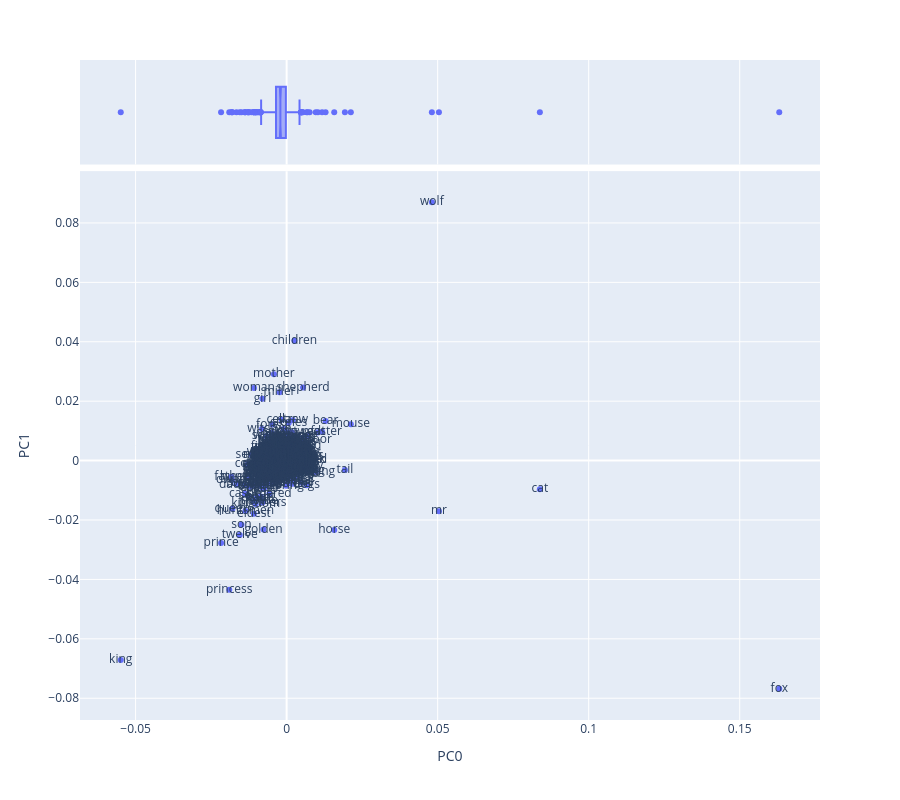

Notebook code cell kept with this figure:
### Markdown cell above
### Visualize Loadings

### Code cell
vis_loadings(LOADING,0,1)

### Figure 1 — Plotly figure (JSON) as saved in the notebook; plotly's stock layout.template omitted (floating-point values rounded to 4 significant figures; data arrays with more than 128 entries replaced by an {"elided": "..."} marker saying what was removed)
{"data": [{"hovertemplate": "PC0=%{x}<br>PC1=%{y}<br>term_str=%{text}<extra></extra>", "legendgroup": "", "marker": {"color": "#636efa", "symbol": "circle"}, "mode": "markers+text", "name": "", "orientation": "v", "showlegend": false, "text": {"elided": "942 str values"}, "type": "scatter", "x": {"elided": "942 float values"}, "xaxis": "x", "y": {"elided": "942 float values"}, "yaxis": "y"}, {"alignmentgroup": "True", "hovertemplate": "PC0=%{x}<extra></extra>", "legendgroup": "", "marker": {"color": "#636efa", "symbol": "circle"}, "name": "", "notched": true, "offsetgroup": "", "showlegend": false, "type": "box", "x": {"elided": "942 float values"}, "xaxis": "x2", "yaxis": "y2"}], "layout": {"height": 800, "legend": {"tracegroupgap": 0}, "margin": {"t": 60}, "xaxis": {"anchor": "y", "domain": [0, 1], "title": {"text": "PC0"}}, "xaxis2": {"anchor": "y2", "domain": [0, 1], "matches": "x", "showgrid": true, "showticklabels": false}, "yaxis": {"anchor": "x", "domain": [0, 0.8316], "title": {"text": "PC1"}}, "yaxis2": {"anchor": "x2", "domain": [0.8416, 1], "matches": "y2", "showgrid": false, "showline": false, "showticklabels": false, "ticks": ""}}}
